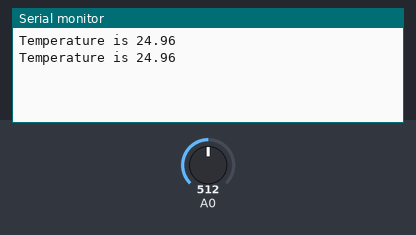
Simulated run of this sketch. Board: Arduino Uno, built with avr-gcc and run on an emulated ATmega328P. Shown: the last lines printed to the serial monitor. The test bench sets the inputs (shaded band); at power-on: A0 = 512.

Above: at 1.8 s.
1.9 s: A0 set to 716
At 2.8 s:
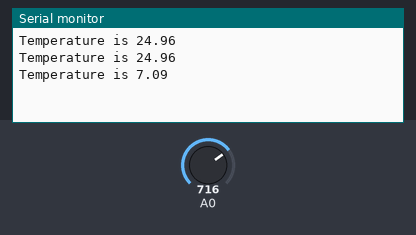
3.4 s: A0 set to 900
At 4.7 s:
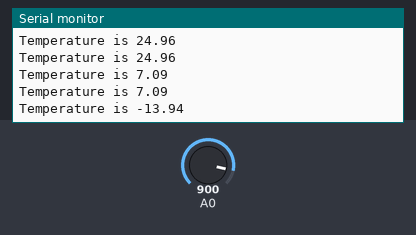
Timing chart, 0 to 6.4 s (numbered marks = the images above; inputs shaded):
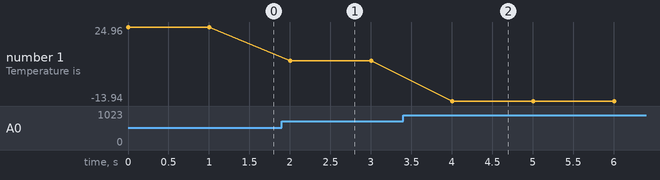

Measured:
- after the input at 1.9 s, the serial monitor: prints a new line after 0.10 s (image 1)
- after the input at 3.4 s, the serial monitor: prints a new line after 0.60 s (image 2)
- plotted number 1: 24.96 → 7.09 after the input at 1.9 s, 7.09 → -13.94 after the input at 3.4 s

The sketch:

sketch.ino
```cpp
void setup() {
  Serial.begin(9600);
}

void loop() {
  const float BETA = 3950;
  int analogValue = analogRead(A0);
  float celsius = 1 / (log(1 / (1023. / analogValue - 1)) / BETA + 1.0 / 298.15) - 273.15;

  Serial.print("Temperature is ");
  Serial.println(celsius);

  delay(1000);
}
```
